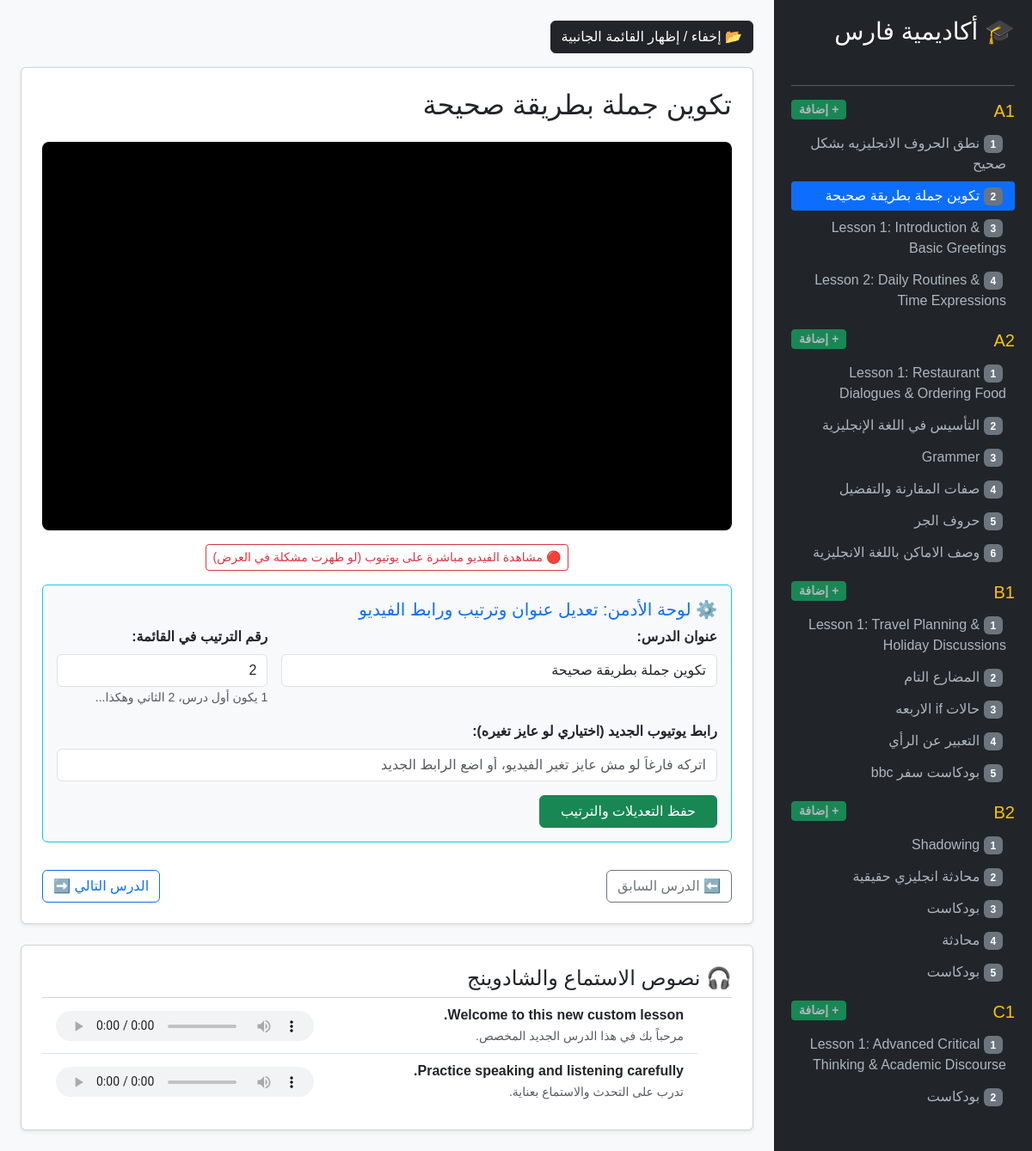
The page /?lesson_id=8 on the database its author committed.
### tables this page shows
CREATE TABLE lessons (
            id INTEGER PRIMARY KEY AUTOINCREMENT,
            level TEXT NOT NULL,
            episode_num INTEGER NOT NULL,
            title TEXT NOT NULL,
            youtube_id TEXT NOT NULL,
            description TEXT,
            transcript TEXT NOT NULL,
            templates TEXT NOT NULL
        , lesson_order INTEGER DEFAULT 1);

### app.py (the view)
@app.route('/')
def home():
    conn = sqlite3.connect(DB_NAME)
    cursor = conn.cursor()
    cursor.execute('SELECT id, level, episode_num, title, lesson_order FROM lessons ORDER BY level ASC, lesson_order ASC, id ASC')
    all_lessons = cursor.fetchall()
    level_structure = {}
    lesson_ids = []
    for l in all_lessons:
        lid, lvl, ep, title, lorder = l
        lesson_ids.append(lid)
        if lvl not in level_structure:
            level_structure[lvl] = []
        level_structure[lvl].append({"id": lid, "title": title, "ep": ep, "order": lorder})
    selected_id = request.args.get('lesson_id', type=int)
    if not selected_id and lesson_ids:
        selected_id = lesson_ids[0]
    cursor.execute('SELECT id, level, episode_num, title, youtube_id, description, transcript, templates, lesson_order FROM lessons WHERE id = ?', (selected_id,))
    row = cursor.fetchone()
    conn.close()
    current_lesson = None
    prev_id, next_id = None, None
    if row:
        current_lesson = {
            "id": row[0],
            "level": row[1],
            "episode_num": row[2],
            "title": row[3],
            "youtube_id": row[4],
            "description": row[5],
            "transcript": json.loads(row[6]),
            "templates": json.loads(row[7]),
            "order": row[8]
        }
        idx = lesson_ids.index(selected_id)
        if idx > 0:
            prev_id = lesson_ids[idx - 1]
        if idx < len(lesson_ids) - 1:
            next_id = lesson_ids[idx + 1]
    return render_template('index.html',
                           level_structure=level_structure,
                           current_lesson=current_lesson,
                           prev_id=prev_id,
                           next_id=next_id)

### templates/index.html (shortened to what this page needs)
<!DOCTYPE html>
<html lang="ar" dir="rtl">
<head>
    <link href="https://cdn.jsdelivr.net/npm/bootstrap@5.3.0/dist/css/bootstrap.min.css" rel="stylesheet">
</head>
<body>
<div class="container-fluid">
    <div class="row">
        <div id="sidebarMenu" class="col-md-3 sidebar">
            <h3>🎓 أكاديمية فارس</h3>
            <p class="text-muted small">تحكم كامل بالترتيب والدروس</p>
            <hr>
            {% for lvl, lessons in level_structure.items() %}
                <div class="d-flex justify-content-between align-items-center mt-3">
                    <h5 class="text-warning m-0">{{ lvl }}</h5>
                    <a href="/add_lesson?level={{ lvl }}" class="btn btn-sm btn-success px-2 py-0 fw-bold" title="إضافة درس جديد">+ إضافة</a>
                </div>
                <div class="mt-2">
                    {% for l in lessons %}
                        <a href="/?lesson_id={{ l.id }}" class="{% if current_lesson and current_lesson.id == l.id %}active{% endif %}">
                            <span class="badge bg-secondary me-1">{{ l.order }}</span> {{ l.title }}
                        </a>
                    {% endfor %}
                </div>
            {% endfor %}
        </div>
        <div id="mainContent" class="col-md-9 p-4">
            <button class="btn btn-dark mb-3" onclick="toggleSidebar()">📂 إخفاء / إظهار القائمة الجانبية</button>
            {% if current_lesson %}
                <div class="card shadow-sm p-4 mb-4">
                    <h2>{{ current_lesson.title }}</h2>
                    <div class="video-container mb-3">
                        <iframe src="https://www.youtube-nocookie.com/embed/{{ current_lesson.youtube_id }}?rel=0&modestbranding=1"
                                title="YouTube video player"
                                allow="accelerometer; autoplay; clipboard-write; encrypted-media; gyroscope; picture-in-picture"
                                allowfullscreen>
                        </iframe>
                    </div>
                    <div class="text-center mb-3">
                        <a href="https://www.youtube.com/watch?v={{ current_lesson.youtube_id }}" target="_blank" class="btn btn-outline-danger btn-sm">
                            🔴 مشاهدة الفيديو مباشرة على يوتيوب (لو ظهرت مشكلة في العرض)
                        </a>
                    </div>
                    <div class="card bg-light p-3 border-info mb-3">
                        <h5 class="text-primary">⚙️ لوحة الأدمن: تعديل عنوان وترتيب ورابط الفيديو</h5>
                        <form action="/update_fares_video" method="POST" class="row g-3">
                            <div class="col-md-8">
                                <label class="form-label fw-bold">عنوان الدرس:</label>
                                <input type="text" name="lesson_title" class="form-control" value="{{ current_lesson.title }}" required>
                            </div>
                            <div class="col-md-4">
                                <label class="form-label fw-bold">رقم الترتيب في القائمة:</label>
                                <input type="number" name="lesson_order" class="form-control" value="{{ current_lesson.order }}" min="1" required>
                                <small class="text-muted">1 يكون أول درس، 2 الثاني وهكذا...</small>
                            </div>
                            <div class="col-md-12">
                                <label class="form-label fw-bold">رابط يوتيوب الجديد (اختياري لو عايز تغيره):</label>
                                <input type="text" name="youtube_url" class="form-control" placeholder="اتركه فارغاً لو مش عايز تغير الفيديو، أو اضع الرابط الجديد">
                            </div>
                            <div class="col-md-12 text-end">
                                <button type="submit" class="btn btn-success px-4">حفظ التعديلات والترتيب</button>
                            </div>
                        </form>
                    </div>
                    <div class="d-flex justify-content-between mt-3">
                        {% if prev_id %}
                            <a href="/?lesson_id={{ prev_id }}" class="btn btn-outline-secondary">⬅️ الدرس السابق</a>
                        {% else %}
                            <div></div>
                        {% endif %}
                        {% if next_id %}
                            <a href="/?lesson_id={{ next_id }}" class="btn btn-outline-primary">الدرس التالي ➡️</a>
                        {% endif %}
                    </div>
                </div>
                <div class="card shadow-sm p-4">
                    <h4>🎧 نصوص الاستماع والشادوينج</h4>
                    <ul class="list-group list-group-flush">
                        {% for item in current_lesson.transcript %}
                            <li class="list-group-item d-flex justify-content-between align-items-center">
                                <div>
                                    <span class="fw-bold text-dark">{{ item.en }}</span><br>
                                    <small class="text-muted">{{ item.ar }}</small>
                                </div>
                                <audio controls src="/tts?text={{ item.en|urlencode }}" style="height: 35px;"></audio>
                            </li>
                        {% endfor %}
                    </ul>
                </div>
            {% endif %}
        </div>
    </div>
</div>
</body>
</html>

### templates/index.html (style rules this page uses)
body { background-color: #f8f9fa; font-family: Tahoma, sans-serif; overflow-x: hidden; }
.sidebar { background: #212529; color: #fff; min-height: 100vh; padding: 20px; transition: all 0.3s ease; }
.sidebar a { color: #adb5bd; text-decoration: none; display: block; padding: 5px 10px; border-radius: 4px; margin-bottom: 3px; }
.sidebar a:hover, .sidebar a.active { background: #0d6efd; color: #fff; }
.video-container { position: relative; width: 100%; padding-bottom: 56.25%; height: 0; background: #000; border-radius: 8px; overflow: hidden; }
.video-container iframe { position: absolute; top: 0; left: 0; width: 100%; height: 100%; border: 0; }

### rows shown on the page
lessons: level "A1", order "1", title "نطق الحروف الانجليزيه بشكل صحيح"
lessons: order "2", title "تكوين جملة بطريقة صحيحة", lesson_title "تكوين جملة بطريقة صحيحة"
lessons: order "3", title "Lesson 1: Introduction & Basic Greetings"
lessons: order "4", title "Lesson 2: Daily Routines & Time Expressions"
lessons: level "A2", order "1", title "Lesson 1: Restaurant Dialogues & Ordering Food"
lessons: order "2", title "التأسيس في اللغة الإنجليزية"
lessons: order "3", title "Grammer"
lessons: order "4", title "صفات المقارنة والتفضيل"
lessons: order "5", title "حروف الجر"
lessons: order "6", title "وصف الاماكن باللغة الانجليزية"
lessons: level "B1", order "1", title "Lesson 1: Travel Planning & Holiday Discussions"
lessons: order "2", title "المضارع التام"
lessons: order "3", title "حالات if الاربعه"
lessons: order "4", title "التعبير عن الرأي"
lessons: order "5", title "بودكاست سفر bbc"
lessons: level "B2", order "1", title "Shadowing"
lessons: order "2", title "محادثة انجليزي حقيقية"
lessons: order "3", title "بودكاست"
lessons: order "4", title "محادثة"
lessons: order "5", title "بودكاست"
lessons: level "C1", order "1", title "Lesson 1: Advanced Critical Thinking & Academic Discourse"
lessons: order "2", title "بودكاست"

### other values the page prints
{{ item.en }} "Welcome to this new custom lesson." "Practice speaking and listening carefully."
{{ item.ar }} "مرحباً بك في هذا الدرس الجديد المخصص." "تدرب على التحدث والاستماع بعناية."
